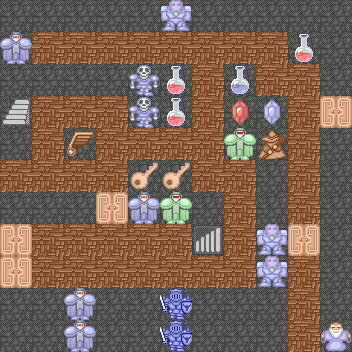

Tiled map render using the project's own tile images. Description and the map definition, with tile-layer contents summarised, below:
An orthogonal 11x11 tile map with 32x32 px tiles, 7 tile layers (floor, prop, enemy, NPC, ...), 5 tilesets.

<map version="1.0" orientation="orthogonal" renderorder="right-down" width="11" height="11" tilewidth="32" tileheight="32" nextobjectid="1">
 <tileset firstgid="1" name="terrain" tilewidth="32" tileheight="32">
  <image source="terrain.png" width="128" height="128" />
 </tileset>
 <tileset firstgid="17" name="enemy" tilewidth="32" tileheight="32">
  <image source="enemy.png" width="128" height="2048" />
 </tileset>
 <tileset firstgid="273" name="door" tilewidth="32" tileheight="32">
  <image source="door.png" width="128" height="256" />
 </tileset>
 <tileset firstgid="305" name="item" tilewidth="32" tileheight="32">
  <image source="item.png" width="128" height="512" />
 </tileset>
 <tileset firstgid="369" name="npc" tilewidth="32" tileheight="32">
  <image source="npc.png" width="128" height="288" />
 </tileset>
 <layer name="floor" width="11" height="11">
  <data>[121 cells, 121 non-empty, 1 distinct tile ids]</data>
 </layer>
 <layer name="prop" width="11" height="11">
  <data>[121 cells, 9 non-empty, 6 distinct tile ids]</data>
 </layer>
 <layer name="enemy" width="11" height="11">
  <data>[121 cells, 14 non-empty, 6 distinct tile ids]</data>
 </layer>
 <layer name="NPC" width="11" height="11">
  <data>[121 cells, 1 non-empty, 1 distinct tile ids]</data>
 </layer>
 <layer name="door" width="11" height="11">
  <data>[121 cells, 7 non-empty, 3 distinct tile ids]</data>
 </layer>
 <layer name="wall" width="11" height="11">
  <data>[121 cells, 45 non-empty, 1 distinct tile ids]</data>
 </layer>
 <layer name="darkWall" width="11" height="11">
  <data>[121 cells, 2 non-empty, 1 distinct tile ids]</data>
 </layer>
</map>
